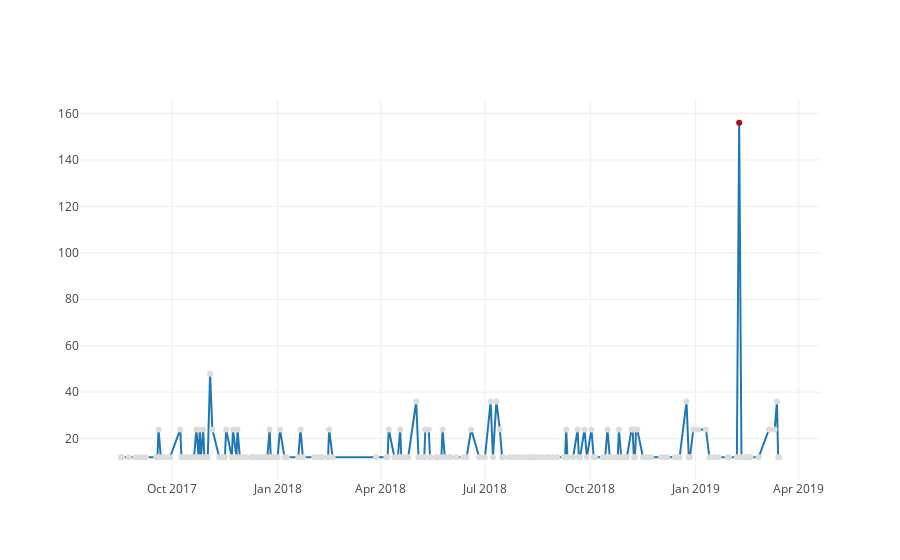
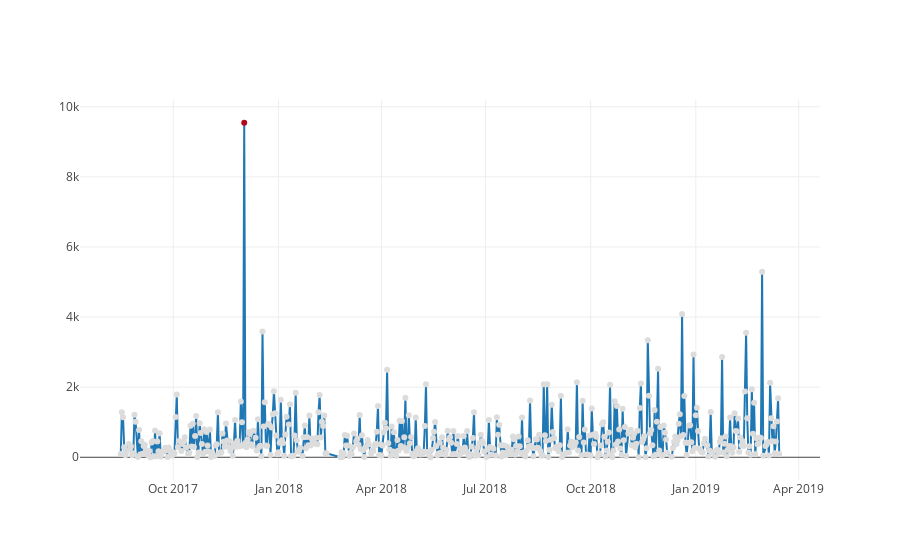
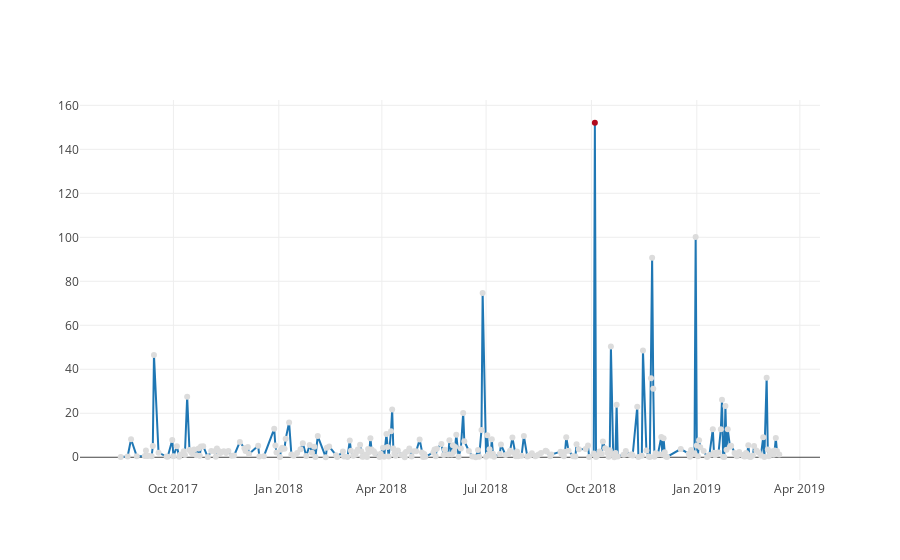

The notebook cell saved with these charts, in order:
### Code cell
#run detect_anomaly for all three metrics: count, amount, avg_spend
data = [detect_anomaly_for_metric(df_all, 'account', metric) for metric in ['count', 'amount', 'avg_spend']]

### Figure 1 — Plotly figure (JSON) as saved in the notebook; plotly's stock layout.template omitted (floating-point values rounded to 4 significant figures; data arrays with more than 128 entries replaced by an {"elided": "..."} marker saying what was removed)
{"data": [{"marker": {"color": {"elided": "201 int values"}}, "mode": "lines+markers", "name": "count", "type": "scatter", "x": {"elided": "201 str values"}, "y": {"elided": "201 int values"}}], "layout": {}}

### Figure 2 — Plotly figure (JSON) as saved in the notebook; plotly's stock layout.template omitted (floating-point values rounded to 4 significant figures; data arrays with more than 128 entries replaced by an {"elided": "..."} marker saying what was removed)
{"data": [{"marker": {"color": {"elided": "536 int values"}}, "mode": "lines+markers", "name": "amount", "type": "scatter", "x": {"elided": "536 str values"}, "y": {"elided": "536 float values"}}], "layout": {}}

### Figure 3 — Plotly figure (JSON) as saved in the notebook; plotly's stock layout.template omitted (floating-point values rounded to 4 significant figures; data arrays with more than 128 entries replaced by an {"elided": "..."} marker saying what was removed)
{"data": [{"marker": {"color": {"elided": "295 int values"}}, "mode": "lines+markers", "name": "avg_spend", "type": "scatter", "x": {"elided": "295 str values"}, "y": {"elided": "295 float values"}}], "layout": {}}
